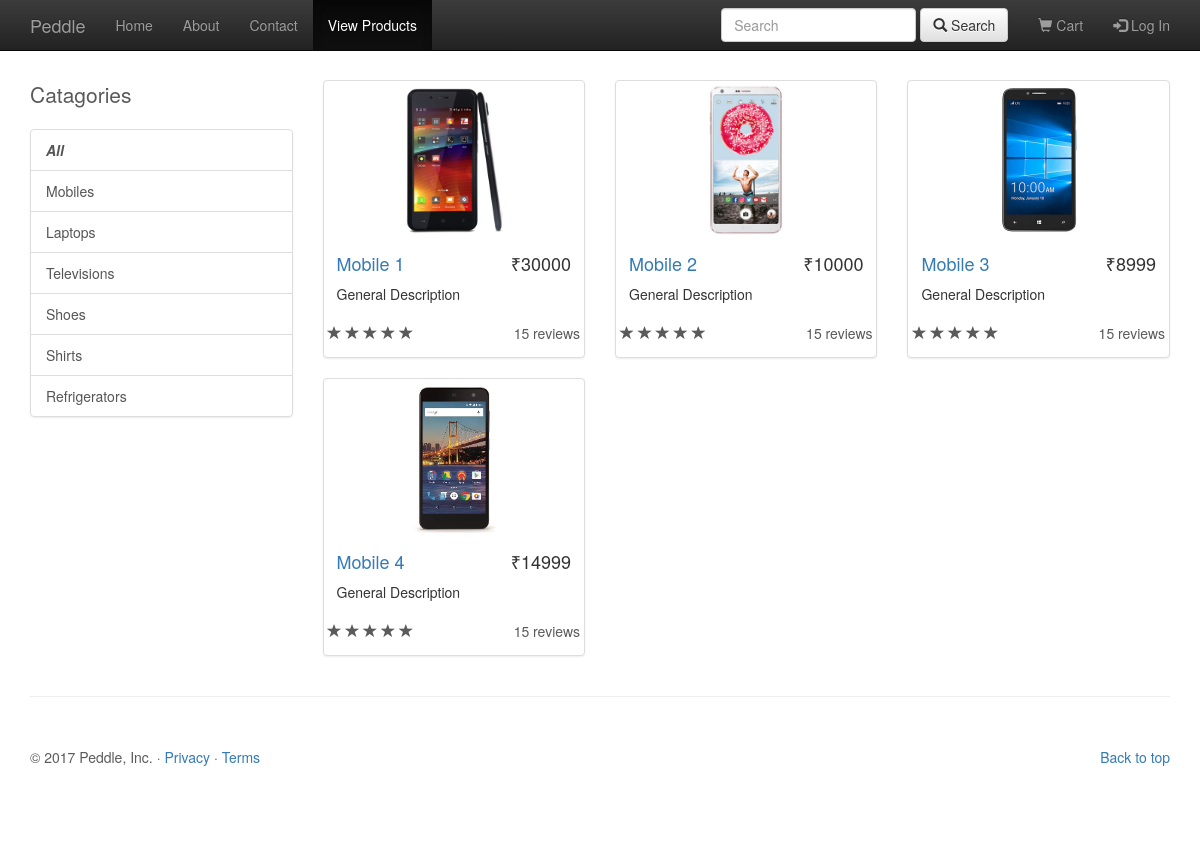
The app's page /home/product/Mobiles/ with its own data.
### Home/models.py (models this page shows, shortened)
class Catagory(models.Model):
	name = models.CharField(max_length=250)

class Product(models.Model):
	catagory = models.ForeignKey(Catagory, on_delete=models.CASCADE)
	name = models.CharField(max_length=250)
	price = models.CharField(max_length=250)
	img = models.CharField(max_length=1000)

### Home/views.py (the view)
# urls.py: url(r'^product/(?P<cat_name>\w+)/$', views.product, name='product'),
def product(request, cat_name):
	all_cats=Catagory.objects.all()
	if cat_name == "all":
		prods=Product.objects.all()
	else:
		prods=Product.objects.filter(catagory__name=cat_name)
	context={
		'all_cats' : all_cats,
		'prods' : prods,
	}
	return render(request, 'Home/product.html', context)

### Home/templates/Home/product.html (shortened to what this page needs)
{% extends 'Home/base.html' %}
{% load staticfiles %}
{% block activeProduct %}active{%endblock%}
{% block body %}
<br><br><br><br>
	<div class="container">
        <div class="row">
            <div class="col-md-3">
                <p class="lead">Catagories</p>
                <div class="list-group">
                    <a href="{% url 'Home:product' 'all' %}" class="list-group-item"><b><i>All</i></b></a>
                    {% for cats in all_cats %}
                    <a href="{% url 'Home:product' cats.name %}" class="list-group-item">{{ cats.name }}</a>
                    {% endfor %}
                </div>
            </div>
            <div class="col-md-9">
                <div class="row">
                	{% for prod in prods %}
                    <div class="col-sm-4 col-lg-4 col-md-4">
                        <div class="thumbnail">
                            <img src="{% static 'Home/images/Products/' %}{{ prod.img }}" alt="" style="height: 150px;">
                            <div class="caption">
                                <h4 class="pull-right">₹{{ prod.price }}</h4>
                                <h4><a href="{% url 'Home:detail' prod.name %}">{{ prod.name }}</a>
                                </h4>
                                <p>General Description</p>
                            </div>
                            <div class="ratings">
                                <p class="pull-right">15 reviews</p>
                                <p>
                                    <span class="glyphicon glyphicon-star"></span>
                                    <span class="glyphicon glyphicon-star"></span>
                                    <span class="glyphicon glyphicon-star"></span>
                                    <span class="glyphicon glyphicon-star"></span>
                                    <span class="glyphicon glyphicon-star"></span>
                                </p>
                            </div>
                        </div>
                    </div>
                    {% endfor %}
                </div>
            </div>
        </div>
    </div>
{% endblock %}

### Home/static/Home/css/carousel.css (style rules this page uses)
body { padding-bottom: 40px; color: #5a5a5a; }

### records on screen
Catagory: name "Mobiles"
Catagory: name "Laptops"
Catagory: name "Televisions"
Catagory: name "Shoes"
Catagory: name "Shirts"
Catagory: name "Refrigerators"
Product: img (picture), price "30000", name "Mobile 1"
Product: img (picture), price "10000", name "Mobile 2"
Product: img (picture), price "8999", name "Mobile 3"
Product: img (picture), price "14999", name "Mobile 4"
